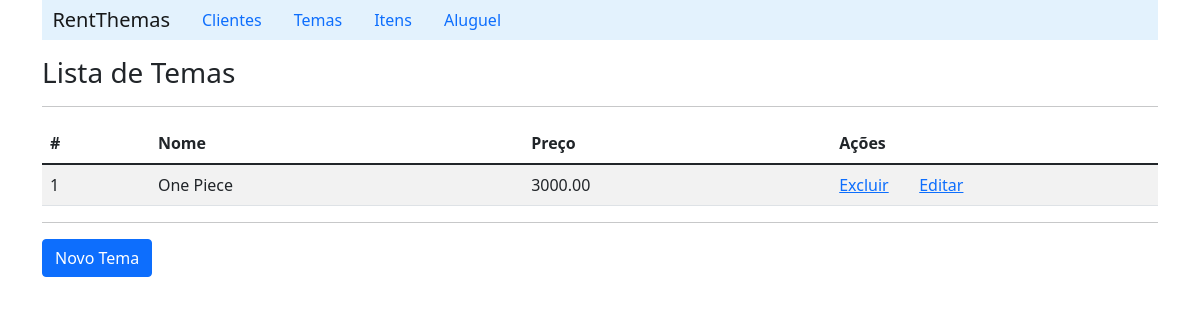
Before: /listTheme/ with the older database file.
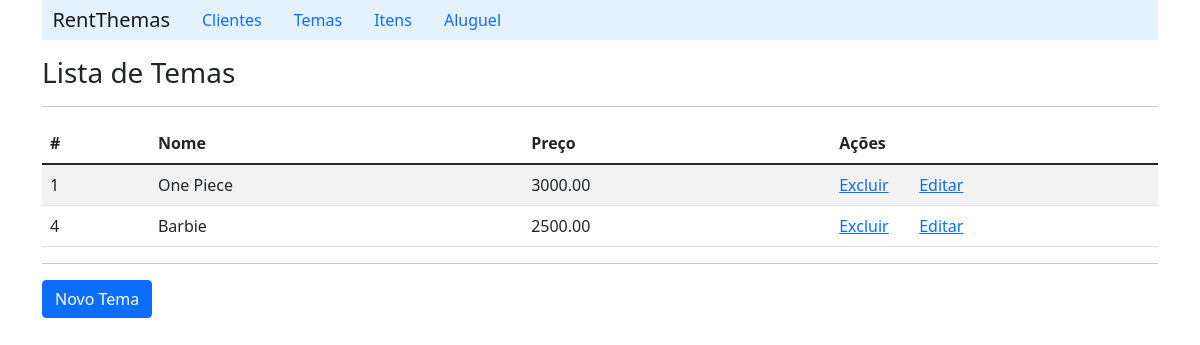
After: the same page with the newer database file.
### aluguel/models.py (models this page shows, shortened)
class Theme(models.Model):
    name = models.CharField(max_length=20, blank=False)
    color = models.CharField(max_length=10)
    price = models.FloatField()
    itens =  models.ManyToManyField('Item', related_name='themes')

### aluguel/views.py (the view)
# urls.py: path('listTheme/', ThemeViews.listTheme),
    def listTheme(request):
        themes_list = ThemeDao().list_all() #Theme.objects.all()
        context = {'theme_list': themes_list}
        return render(request, 'theme/listTheme.html', context)

### aluguel/daos.py (called while the page is built)
    def list_all(self):
        return Theme.objects.all()

### aluguel/templates/theme/listTheme.html (shortened to what this page needs)
{% extends "index.html" %}
    {% block content %}
        <h3>Lista de Temas</h3>
        <hr>
        <table class="table table-striped">
            {% if theme_list %}
                <thead>
                    <tr>
                        <th scope="col">#</th>
                        <th scope="col">Nome</th>
                        <th scope="col">Preço</th>
                        <th scope="col">Ações</th>
                        <th scope="col"></th>
                    </tr>
                </thead>
                {% for theme in theme_list%}
                    <tr>
                        <td>{{theme.id}}</td>
                        <td>{{theme.name}}</td>
                        <td>{{theme.price | floatformat:2}}</td>
                        <td width='80'><a href="/deleteTheme/{{theme.id}}">Excluir</a></td>
                        <td><a href="/detailTheme/{{theme.id}}">Editar</a></td>
                    </tr>
                {% endfor %}
            {% else %}
                <p>Nenhum tema cadastrado!!</p>
            {%endif%}
        </table>
        <hr>
        <a class="btn btn-primary" href="/formTheme">Novo Tema</a>
    {% endblock %}

Changed rows visible on the page:
added Theme: id "4", name "Barbie", price "2500.00"
